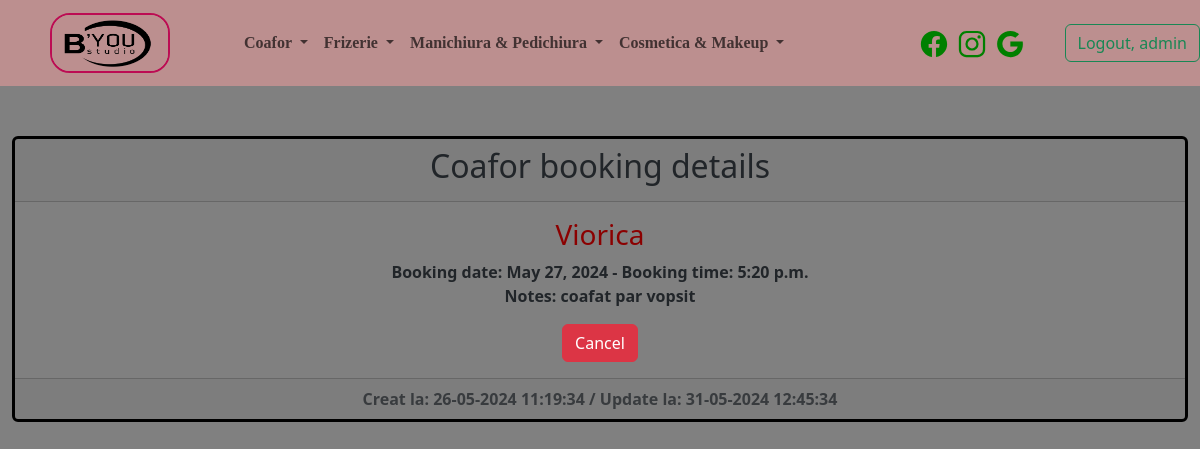
/details_booking_coafor/1/ (signed in), run on an earlier commit of the app's database.
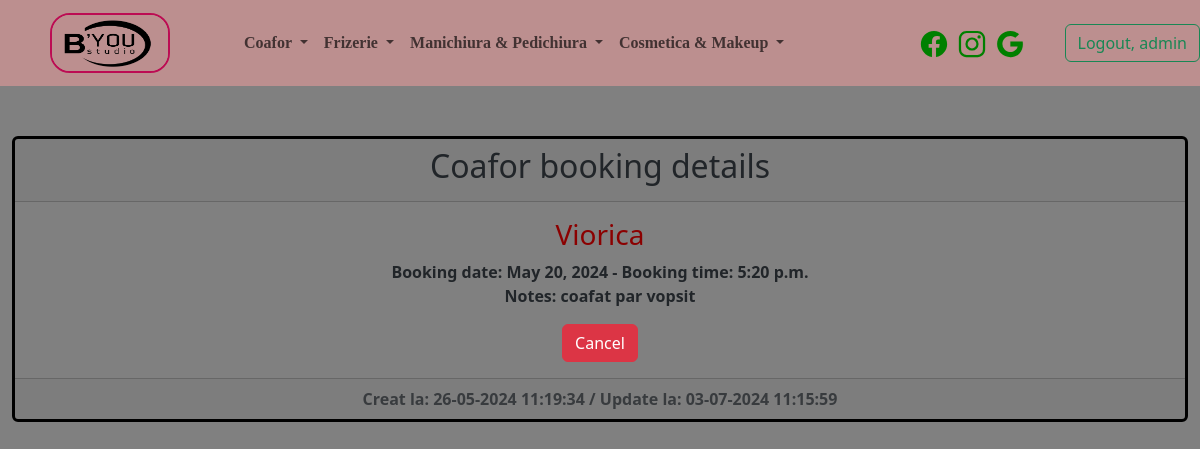
And on a later commit of the database.
### coafor/models.py (models this page shows, shortened)
class Coafor(models.Model):
    full_name = models.CharField(max_length=40)
    booking_date = models.DateField()
    booking_time = models.TimeField()
    notes = models.TextField(max_length=400)
    created_at = models.DateTimeField(auto_now_add=True)
    updated_at = models.DateTimeField(auto_now=True)

### coafor/views.py (the view)
# urls.py: path('details_booking_coafor/<int:pk>/', views.CoaforDetailView.as_view(), name='details_booking_coafor'),
class CoaforDetailView(LoginRequiredMixin, DetailView):
    template_name = 'coafor/details_booking_coafor.html'
    model = Coafor
    def get_queryset(self):
        return Coafor.objects.all()

### templates/coafor/details_booking_coafor.html (shortened to what this page needs)
{% extends 'base.html' %}
{% load static %}
{% block content %}
    <div class="container-fluid">
        <div class="card text-center card">
            <div class="card-header header">
                <h2>Coafor booking details</h2>
            </div>
            <div class="card-body">
                <h3 class="card-title">{{ coafor.full_name }}</h3>
                <p class="card-text"> Booking date: {{ coafor.booking_date }} - Booking time: {{ coafor.booking_time }}<br>
                    Notes: {{ coafor.notes }}</p>
                <a href="{% url 'home' %}" class="btn btn-danger">Cancel</a>
            </div>
            <div class="card-footer text-body-secondary" style="font-weight: bolder">
                Creat la: {{ coafor.created_at|date:'d-m-Y H:i:s' }} /
                Update la: {{ coafor.updated_at|date:'d-m-Y H:i:s' }}
            </div>
        </div>
    </div>
{% endblock %}

What changed in the data, as far as the page shows it:
changed Coafor "Viorica": booking_date "May 27, 2024" → "May 20, 2024"; updated_at "31-05-2024 12:45:34" → "03-07-2024 11:15:59"
